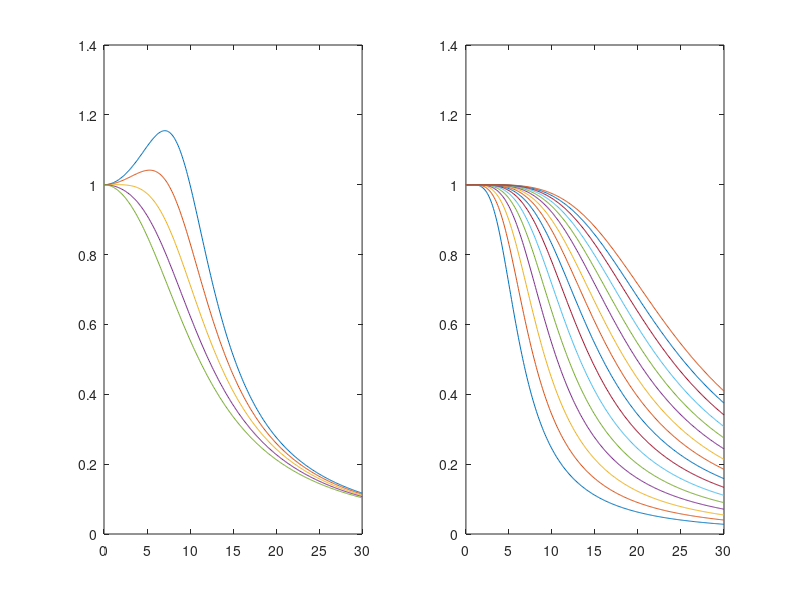

The MATLAB script that drew this image:
w=0:0.1:30;

for z=0.5:0.1:0.9,
k=1;
wn=10;
Gw2=k*wn*wn./(sqrt((wn*wn-w.*w).^2+4*z*z*wn*wn*w.^2));
subplot(121)
plot(w,Gw2);hold on
end

for wn=5:1:20,
k=1;
z=0.7;
Gw2=k*wn*wn./(sqrt((wn*wn-w.*w).^2+4*z*z*wn*wn*w.^2));
subplot(122)
plot(w,Gw2);hold on
end